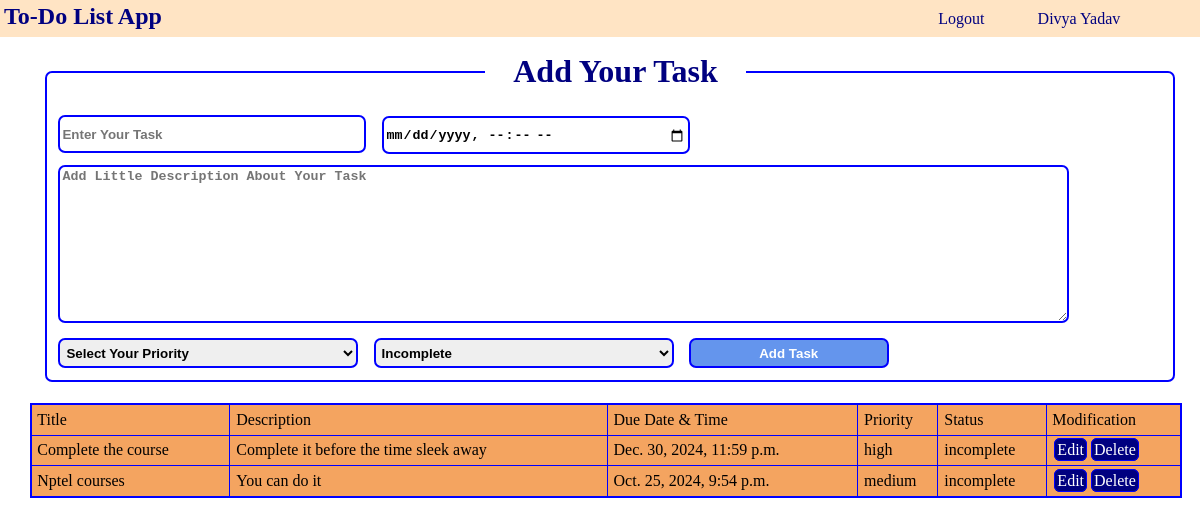
The page /todolistapp/todolistapp (signed in) on the database its author committed.
### web/models.py (models this page shows)
class ToDo(models.Model):
    user = models.ForeignKey(User, on_delete = models.CASCADE,default=1)
    title = models.CharField(max_length = 200)
    description = models.TextField(blank=True, null=True)
    datetime = models.DateTimeField()
    priority = models.CharField(max_length = 50, choices = [('high', 'High'), ('medium', 'Medium'), ('low', 'Low')], default = 'medium')
    status = models.CharField(max_length = 50, choices = [('incomplete', 'Incomplete'), ('complete', 'Complete')], default = 'incomplete')

### web/views.py (the view, shortened to what this page needs)
# urls.py: path('todolistapp', views.index, name='index'),
@login_required(login_url = 'loginuser')
def index(request):
    return render(request, 'index.html', {'task' : ToDo.objects.filter(user = request.user),'name':request.user.username})

### web/templates/index.html (shortened to what this page needs)
{%extends 'layout.html'%}
{%block body%}
<nav>
    <h1><a href='/todolistapp/home'>To-Do List App</a></h1>
    <ul>
        <li><a href='/todolistapp/logout'>Logout</a></li>
        <li>{{name}}</li>
    </ul>
</nav>
 <form method="post">
        <fieldset>
            <legend><h1>Add Your Task</h1></legend>
        <input type="text" name="task" placeholder="Enter Your Task" required/>
        <input type="datetime-local" name="datetime" placeholder="Add Due Date & Time" required/><br/>
        <textarea name="description" placeholder="Add Little Description About Your Task" required></textarea>
        <select name="priority" required>
            <option value="select">Select Your Priority</option>
        </select>
        <select name="status" required>
            <option value="incomplete">Incomplete</option>
        </select>
        <input type="submit" value="Add Task"/>
    </fieldset>
    </form>
    <table border='1'>
        <tr>
            <td>Title</td>
            <td>Description</td>
            <td>Due Date & Time</td>
            <td>Priority</td>
            <td>Status</td>
            <td>Modification</td>
        </tr>
        {% for item in task%}
        <tr>
            <td>{{item.title}}</td>
            <td>{{item.description}}</td>
            <td>{{item.datetime}}</td>
            <td>{{item.priority}}</td>
            <td>{{item.status}}</td>
            <td><a href={% url 'edit' item.id%}> Edit</a><a href={% url 'delete' item.id%}>Delete</a></td>
        </tr>
        {%endfor%}
    </table>
{% endblock body %}

### web/templates/layout.html (shortened to what this page needs)
{%load static%}
<!DOCTYPE HTML>
<html>
    <head>
   <link rel='stylesheet' href='{% static "style.css"%}'>
    </head>
    <body>
        {%block body%}
        {%endblock body%}
    </body>
</html>

### static/style.css (style rules this page uses)
input, select { width: 300px; height: 30px; border-radius: 7px; font-weight: 600; padding: 2px; border: 2px solid blue; }
h1 { color: navy; }
* { padding: 0.5%; margin: 0.5%; }
form { width: 99%; padding: 10px; }
legend { text-align: center; width: 250px; }
fieldset { border: 2px solid blue; border-radius: 7px; }
textarea { width: 90%; height: 150px; border-radius: 7px; font-weight: 600; padding: 2px; border: 2px solid blue; }
input[type='submit'] { background-color: cornflowerblue; color: white; width: 200px; height: 30px; }
table { width:100%; border:2px solid blue; border-collapse:collapse; padding:2px; background-color:sandybrown; font-weight:600px; }
a { text-decoration:none; background-color: navy; color: white; border:1px solid blue; padding:2px; margin:2px; height: 30px; border-radius:6px; }
nav { padding:0; margin:0; top:0; left:0; width:100%; background-color:bisque; position:fixed; }
nav>h1 { display:inline; color:navy; padding:0; margin:0; }
nav>h1>a { background-color:transparent; color:navy; border:none; }
nav>ul { display:inline-flex; width:80%; justify-content:flex-end; gap:30px; padding:0; margin:0; font-size:16px; list-style:none; color:navy; }
nav>ul>li>a { background-color:transparent; color:navy; border:none; }

### rows shown on the page
ToDo: title "Complete the course", description "Complete it before the time sleek away", datetime "Dec. 30, 2024, 11:59 p.m.", priority "high", status "incomplete"
ToDo: title "Nptel courses", description "You can do it", datetime "Oct. 25, 2024, 9:54 p.m.", priority "medium", status "incomplete"

### other values the page prints
{{ name }} "Divya Yadav"
